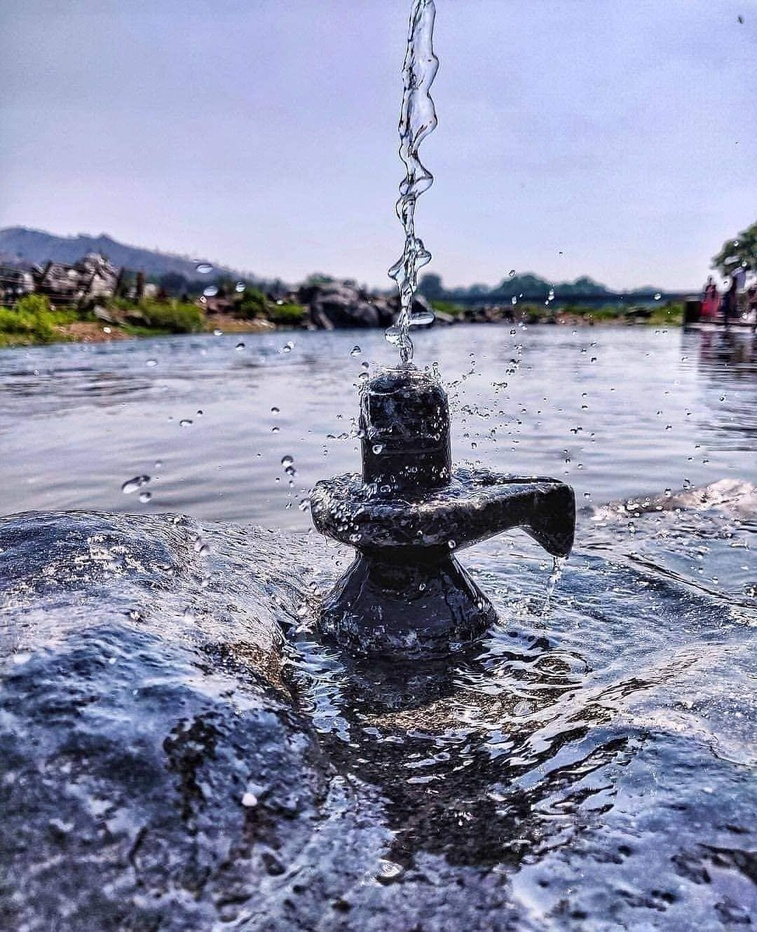
#> input picture Lord_siva.jpg, 757 x 932 px, shrunk from 1080 x 1330 before the run
$ python contours.py
#> lines starting #> are read from the running program, lines starting #| are printed output that depends on the picture; after the words box and inside, x2 and y2 are one past the last pixel; in counts of white or black regions, pixels touching at a corner belong together
import cv2 as cv
import numpy as np

img =  cv.imread('Lord_siva.jpg')
#> img is the input picture: shape (932, 757, 3); mean B, G, R 171.5, 145.4, 141.6
cv.imshow('original',img)

blank = np.zeros(img.shape,dtype='uint8')
cv.imshow('blank',blank)

gray = cv.cvtColor(img, cv.COLOR_BGR2GRAY)
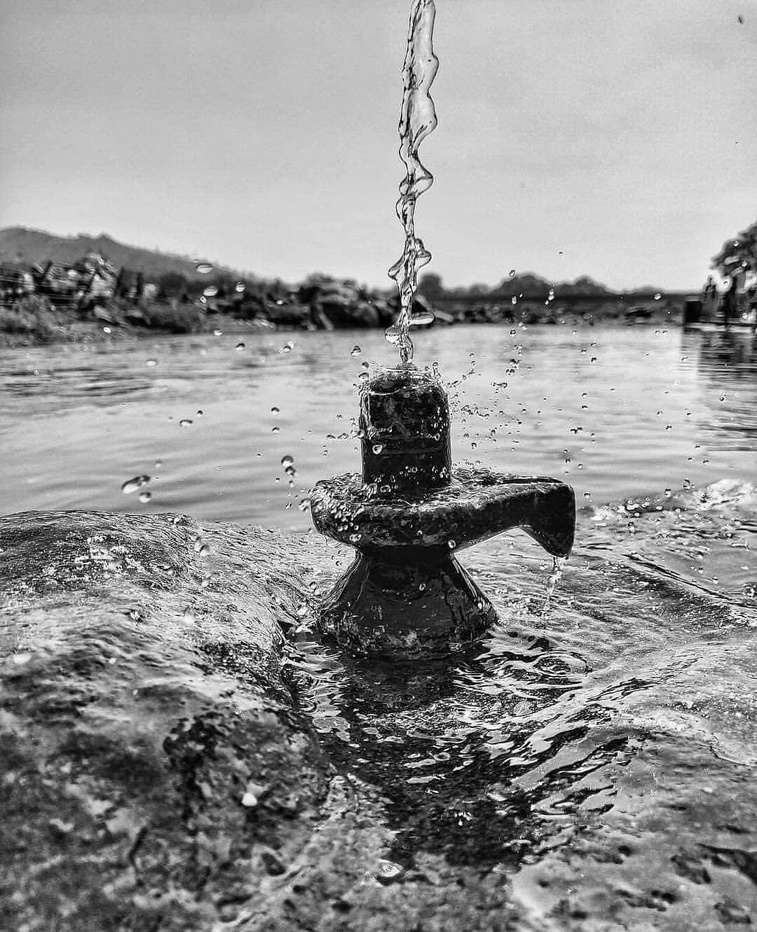
#> gray: shape (932, 757); min 0, max 255, mean 147.2
cv.imshow('gray',gray)

#bluring image
# blur = cv.GaussianBlur(gray,(7,7),cv.BORDER_DEFAULT)
# cv.imshow('blur',blur)

#canny edge
# canny = cv.Canny(blur, 125, 175)
# cv.imshow('canny', canny)

#Threshold
ret, thresh = cv.threshold(gray,125,255, cv.THRESH_BINARY)
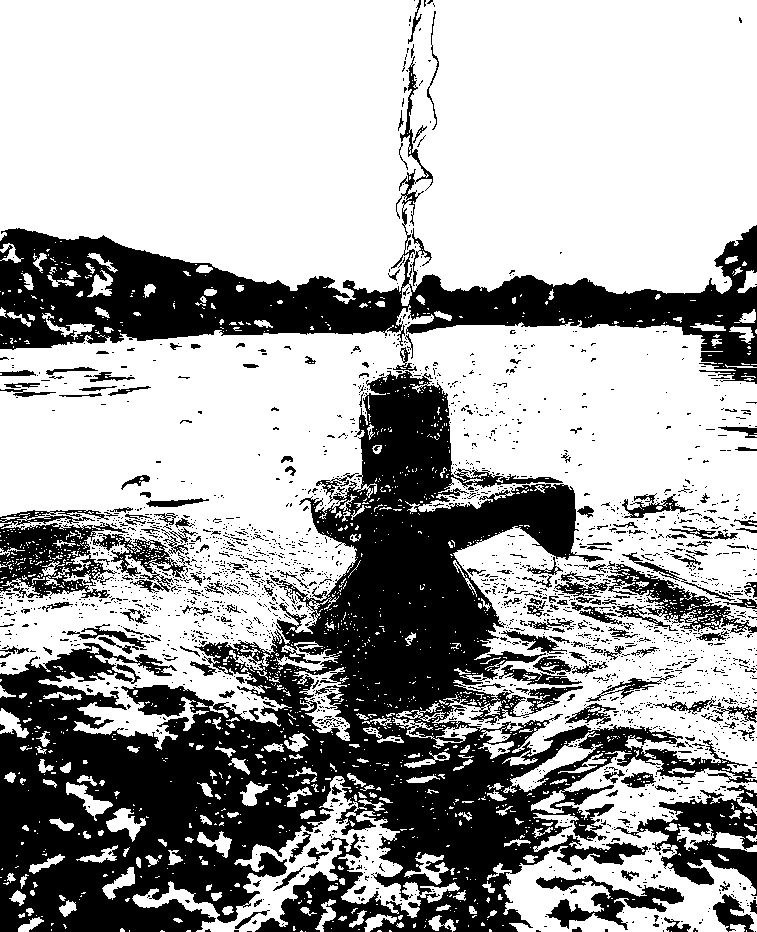
#> thresh: shape (932, 757); 65.7% white; 2320 black regions (2107 under 20 px)
cv.imshow('thresh',thresh)

contours, hierarchies = cv.findContours(thresh, cv.RETR_LIST, cv.CHAIN_APPROX_SIMPLE)
#> contours = 5336 contours, 4797 with area under 20; largest, box (x1, y1, x2, y2) and area: (0, 305, 757, 781) 217190, (0, 0, 757, 306) 204396, (487, 751, 757, 932) 23822, (132, 776, 460, 932) 10988, (535, 874, 685, 931) 3096
print(f'{len(contours)} contours are present!')
#| 5336 contours are present!

cv.drawContours(blank, contours, -1,(0,255,230), 2)
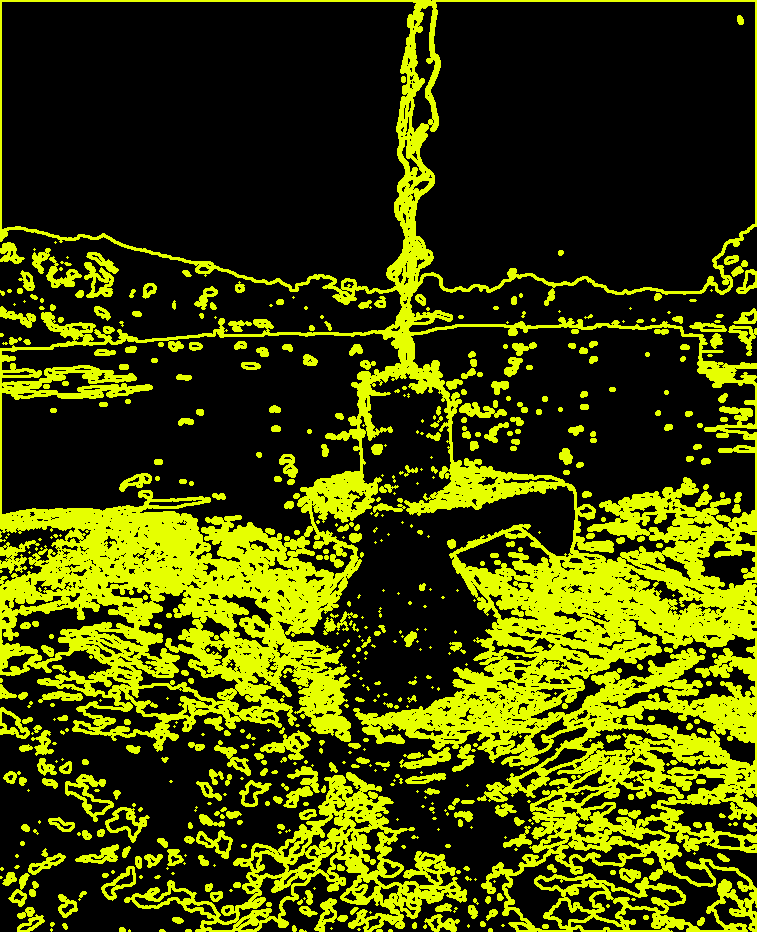
#> blank: shape (932, 757, 3); mean of channels 0, 1, 2 0, 72, 65; drawn as B, G, R
cv.imshow('contours',blank)
cv.waitKey(0)
